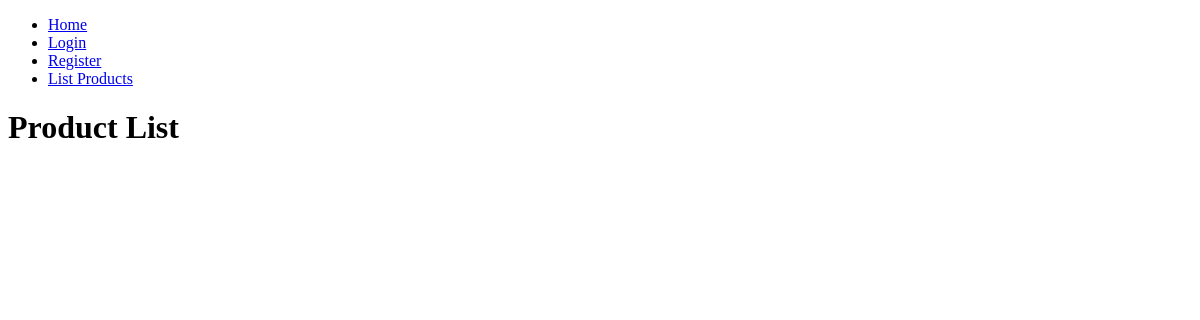
/list/, run on an earlier commit of the app's database.
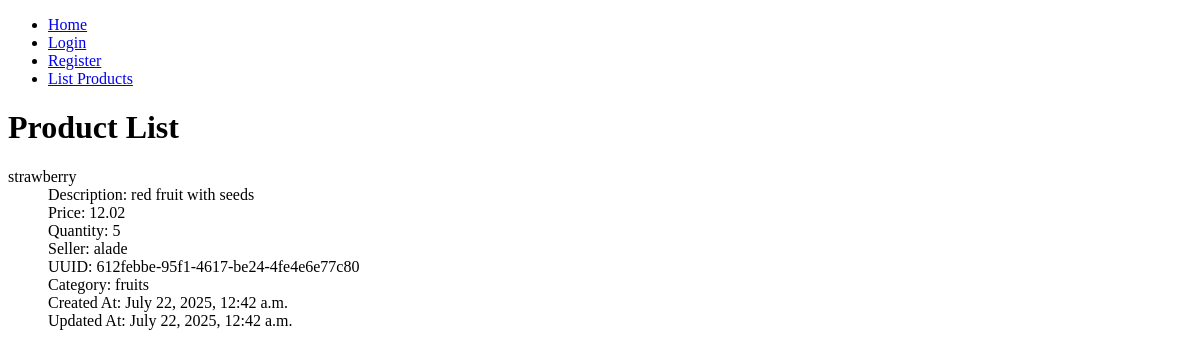
And on a later commit of the database.
### main/models.py (models this page shows)
class Product(models.Model):
    product_id = models.UUIDField(primary_key=True, default=uuid.uuid4)
    name = models.CharField(max_length=30, unique=True)
    description = models.TextField(blank=True, null=True)
    price = models.DecimalField(decimal_places=2, max_digits=8)
    quantity = models.IntegerField()
    created_at = models.DateTimeField(default=timezone.now)
    updated_at = models.DateTimeField(default=timezone.now)
    seller_id = models.ForeignKey(CustomUser, on_delete=models.CASCADE, verbose_name="related seller", default=None)
    category_id = models.ForeignKey(Category, on_delete=models.CASCADE, verbose_name="related category")

class Category(models.Model):
    category_id = models.IntegerField(primary_key=True, default=next_category_id)
    name = models.CharField(max_length=30, unique=True)
    description = models.TextField()

### account/models.py (models this page shows)
class CustomUser(AbstractBaseUser, PermissionsMixin):
    USER_TYPES = [("customer", "Customer"), ("seller", "Seller"), ("admin", "Admin")]
    user_id = models.IntegerField(primary_key=True, default=next_user_id)
    user_name = models.CharField(max_length=40, unique=True)
    user_type = models.CharField(max_length=10, choices=USER_TYPES, default="customer")
    is_staff = models.BooleanField(default=False, help_text=_('Designates whether the user can log into this admin site.'))
    is_active = models.BooleanField(default=True, help_text=_('Designates whether this user should be treated as active. Unselect this instead of deleting accounts.'))
    USERNAME_FIELD = 'user_name'
    REQUIRED_FIELDS = []
    objects = CustomUserManager()
    groups = models.ManyToManyField(
        Group,
        related_name='customuser_set',
        blank=True,
        verbose_name=_('groups'),
        help_text=_('The groups this user belongs to.'),
    )
    user_permissions = models.ManyToManyField(
        Permission,
        related_name='customuser_set',
        blank=True,
        verbose_name=_('user permissions'),
        help_text=_('Specific permissions for this user.'),
    )
    class Meta:
        verbose_name = _("user")
        verbose_name_plural = _("users")
    def __str__(self):
        return str(self.user_name)

### main/views.py (the view)
# urls.py: path("list/", views.list, name="list"),
def list(request, num=1):
    ls = Product.objects.all()
    return render(request, "main/list.html", {"products": ls})

### main/templates/main/list.html (shortened to what this page needs)
{% extends 'main/base.html' %}
{% block content %}
<h1>Product List</h1>
<dl>
    {% for product in products %}
        <dt>{{ product.name }}</dt>
        <dd>Description: {{ product.description }}</dd>
        <dd>Price: {{ product.price }}</dd>
        <dd>Quantity: {{ product.quantity }}</dd>
        <dd>Seller: {{ product.seller_id }}</dd>
        <dd>UUID: {{ product.product_id }}</dd>
        <dd>Category: {{ product.category_id.name }}</dd>
        <dd>Created At: {{ product.created_at }}</dd>
        <dd>Updated At: {{ product.updated_at }}</dd>
    {% endfor %}
</dl>
{% endblock content %}

### main/templates/main/base.html (shortened to what this page needs)
<!DOCTYPE html>
<html lang="en">
  <head>
  </head>
  <body>
    <nav>
    <ul>
      <li><a href="/">Home</a></li>
      {% if user.is_authenticated %}
      <li><a href="/logout">Logout</a></li>
      {% else %}
      <li><a href="/login">Login</a></li>
      {% endif %}
      <li><a href="/register">Register</a></li>
      <li><a href="/list">List Products</a></li>
    </ul>
    </nav>
    {% block content %}{% endblock content %}
  </body>
</html>

What changed in the data, as far as the page shows it:
added Product: name "strawberry", description "red fruit with seeds", price "12.02", quantity "5", seller_id "alade", product_id "612febbe-95f1-4617-be24-4fe4e6e77c80", category_id.name "fruits", created_at "July 22, 2025, 12:42 a.m.", updated_at "July 22, 2025, 12:42 a.m."
